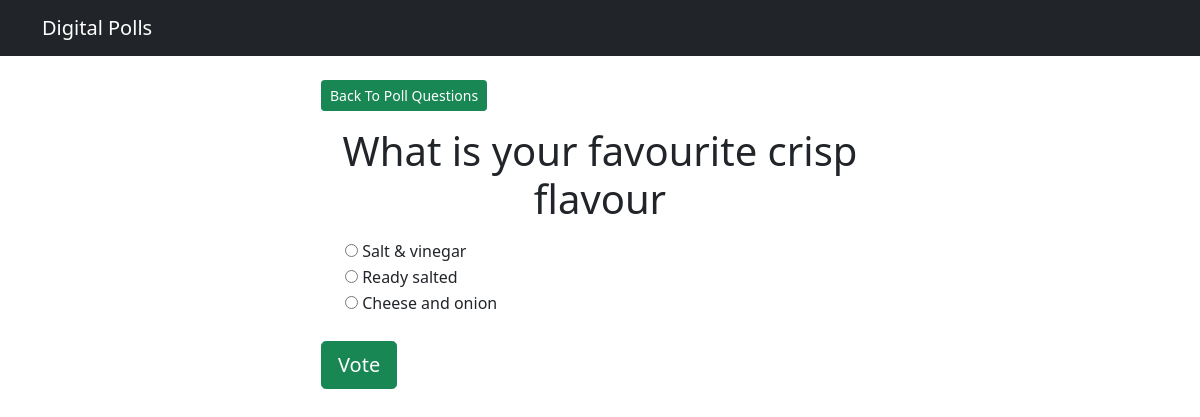
The app's page /polls/2/ with its own data.
### polls/models.py (models this page shows, shortened)
class Question(models.Model):
    question_text = models.CharField(max_length=200)  # Each field is an instance of a Field class
    pub_date = models.DateTimeField(
        "date published"
    )  # we can give each field an optional -user-friendly' name by passing a string as first argument

class Choice(models.Model):
    question = models.ForeignKey(
        Question, on_delete=models.CASCADE
    )  # foreign key so that each choice has a Q. when question is deleted, all its choices will also be deleted.
    choice_text = models.CharField(max_length=200)  # CharField has a required argument of max_length
    votes = models.IntegerField(default=0)  # we can optionally give default values

### polls/views.py (the view)
# urls.py: path("<int:question_id>/", views.detail, name="detail"),
def detail(request, question_id):
    try:
        question = Question.objects.get(
            pk=question_id
        )  # this question_id will come from the url. Get the Q from the sqlite db
    except Question.DoesNotExist:
        raise Http404("Question does not exist")
    return render(request, "polls/detail.html", {"question": question})

### templates/polls/detail.html (shortened to what this page needs)
{% extends 'base.html' %} {% block content %}
<a class="btn btn-success btn-sm mb-3" href="{% url 'polls:index' %}"
  >Back To Poll Questions</a
>
<h1 class="text-center mb-3">{{ question.question_text }}</h1>
<form action="{% url 'polls:vote' question.id %}" method="post">
  {% csrf_token %} {% for choice in question.choice_set.all %}
  <div class="form-check">
    <input
      type="radio"
      name="choice"
      id="choice{{ forloop.counter }}"
      value="{{ choice.id }}"
    />
    <label for="choice{{ forloop.counter }}">{{ choice.choice_text }}</label
    ><br />
  </div>
  {% endfor %}
  <input
    type="submit"
    value="Vote"
    class="btn btn-success btn-lg btn-block mt-4"
  />
</form>
{% endblock %}

### records on screen
Question: question_text "What is your favourite crisp flavour"
Choice: choice_text "Salt & vinegar"
Choice: choice_text "Ready salted"
Choice: choice_text "Cheese and onion"
